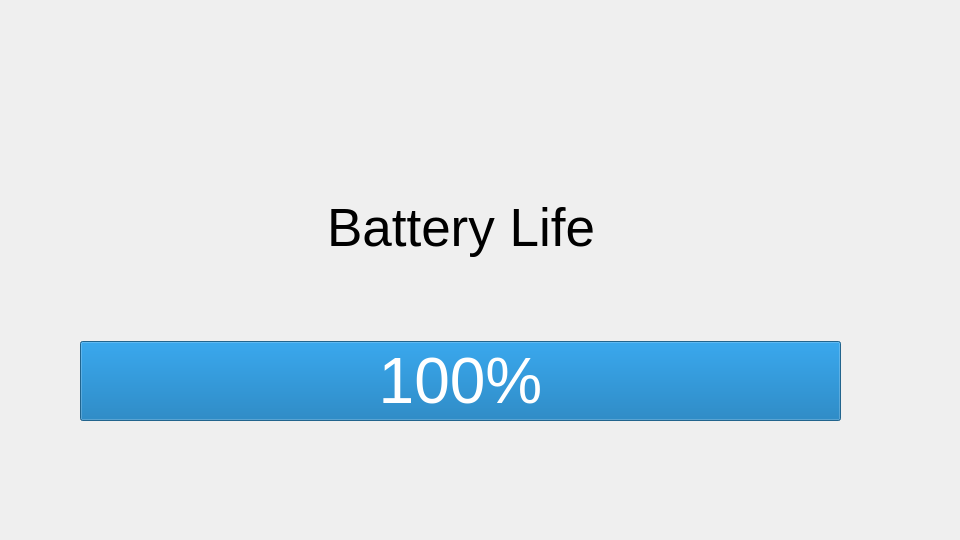
<?xml version="1.0" encoding="UTF-8"?>
<ui version="4.0">
 <class>BatteryInfoWidget</class>
 <widget class="QWidget" name="BatteryInfoWidget">
  <property name="geometry">
   <rect>
    <x>0</x>
    <y>0</y>
    <width>960</width>
    <height>540</height>
   </rect>
  </property>
  <property name="minimumSize">
   <size>
    <width>480</width>
    <height>270</height>
   </size>
  </property>
  <property name="maximumSize">
   <size>
    <width>1920</width>
    <height>1080</height>
   </size>
  </property>
  <property name="windowTitle">
   <string>Form</string>
  </property>
  <property name="autoFillBackground">
   <bool>false</bool>
  </property>
  <widget class="QWidget" name="verticalLayoutWidget">
   <property name="geometry">
    <rect>
     <x>80</x>
     <y>120</y>
     <width>761</width>
     <height>301</height>
    </rect>
   </property>
   <layout class="QVBoxLayout" name="verticalLayout">
    <item>
     <layout class="QHBoxLayout" name="horizontalLayout">
      <item>
       <spacer name="horizontalSpacer_2">
        <property name="orientation">
         <enum>Qt::Horizontal</enum>
        </property>
        <property name="sizeHint" stdset="0">
         <size>
          <width>40</width>
          <height>20</height>
         </size>
        </property>
       </spacer>
      </item>
      <item>
       <widget class="QLabel" name="label">
        <property name="sizePolicy">
         <sizepolicy hsizetype="Preferred" vsizetype="Preferred">
          <horstretch>0</horstretch>
          <verstretch>0</verstretch>
         </sizepolicy>
        </property>
        <property name="font">
         <font>
          <pointsize>40</pointsize>
         </font>
        </property>
        <property name="text">
         <string>Battery Life</string>
        </property>
       </widget>
      </item>
      <item>
       <spacer name="horizontalSpacer">
        <property name="orientation">
         <enum>Qt::Horizontal</enum>
        </property>
        <property name="sizeHint" stdset="0">
         <size>
          <width>40</width>
          <height>20</height>
         </size>
        </property>
       </spacer>
      </item>
     </layout>
    </item>
    <item>
     <widget class="QProgressBar" name="progressBar">
      <property name="font">
       <font>
        <pointsize>48</pointsize>
       </font>
      </property>
      <property name="value">
       <number>100</number>
      </property>
      <property name="textVisible">
       <bool>true</bool>
      </property>
      <property name="invertedAppearance">
       <bool>false</bool>
      </property>
      <property name="textDirection">
       <enum>QProgressBar::TopToBottom</enum>
      </property>
     </widget>
    </item>
   </layout>
  </widget>
 </widget>
 <resources/>
 <connections>
  <connection>
   <sender>BatteryInfoWidget</sender>
   <signal>batteryLifeChanged(int)</signal>
   <receiver>progressBar</receiver>
   <slot>setValue(int)</slot>
   <hints>
    <hint type="sourcelabel">
     <x>199</x>
     <y>149</y>
    </hint>
    <hint type="destinationlabel">
     <x>205</x>
     <y>161</y>
    </hint>
   </hints>
  </connection>
 </connections>
 <slots>
  <signal>batteryLifeChanged(int)</signal>
 </slots>
</ui>
